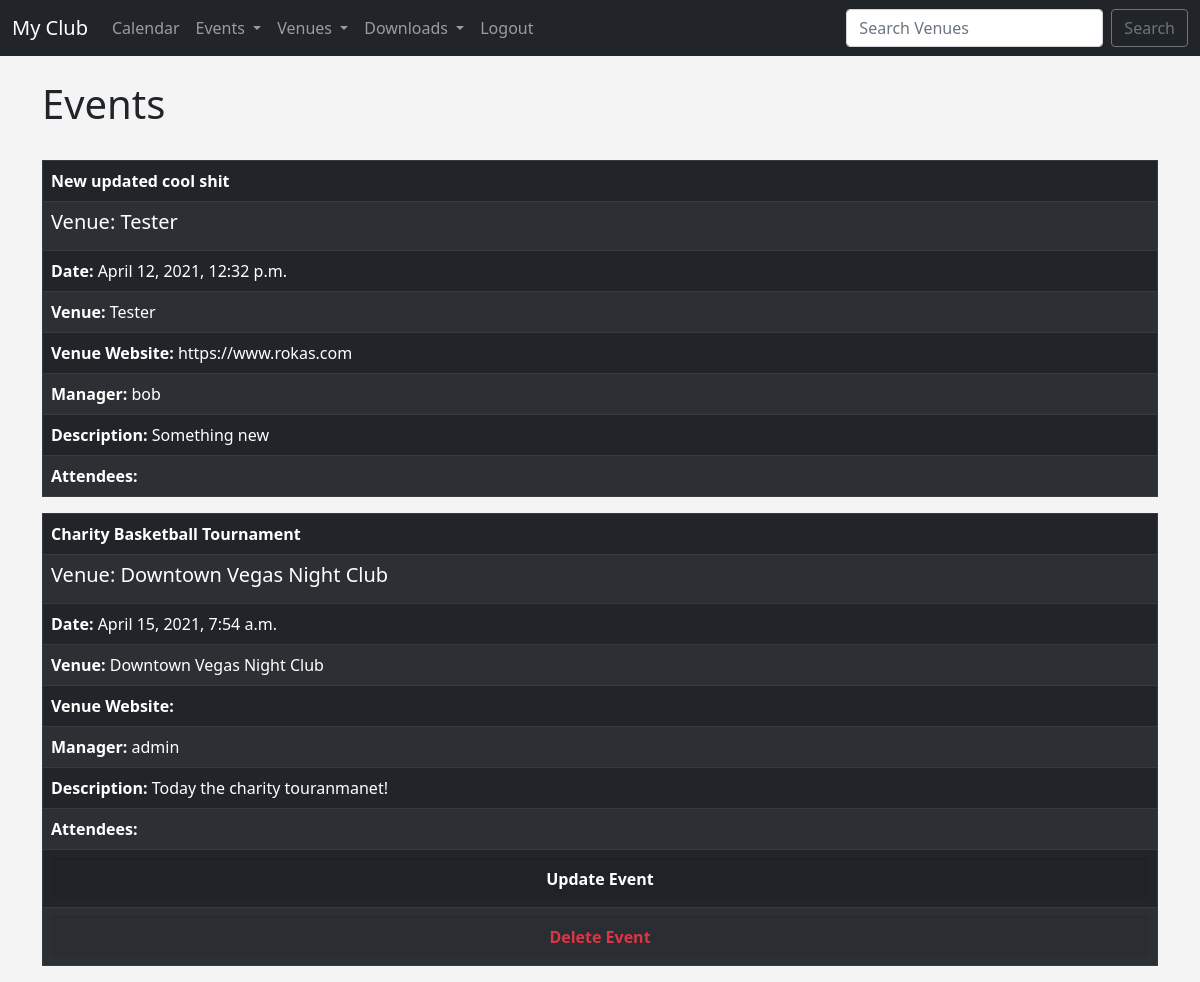
/events/ (signed in), run on the app's committed database.
### events/models.py (models this page shows)
class Event(models.Model):
    name = models.CharField('Event Name', max_length=120)
    event_date = models.DateTimeField('Event Date')
    venue = models.ForeignKey(Venue, blank=True, null=True, on_delete=models.CASCADE)
    manager = models.ForeignKey(User, blank=True, null=True, on_delete=models.SET_NULL)
    description = models.TextField(blank=True)
    attendees = models.ManyToManyField(MyClubUser, blank=True)
    def __str__(self):
        return self.name

class Venue(models.Model):
    name = models.CharField('Venue name', max_length=120)
    address = models.CharField(max_length=300)
    zip_code = models.CharField("Zip Code", max_length=15)
    phone = models.CharField('Contact Phone', max_length=25, blank=True)
    web = models.URLField('Website Address', blank=True)
    email_address = models.EmailField('Email Address', blank=True)
    owner = models.IntegerField('Venue Owner', blank=False, default=1)
    def __str__(self):
        return self.name

### events/views.py (the view)
# urls.py: path('events/', views.all_events, name="list-events"),
def all_events(request):
    event_list = Event.objects.all().order_by('?')
    return render(request, 'events/event_list.html', {
        'event_list': event_list,
    })

### events/templates/events/event_list.html (shortened to what this page needs)
{% extends 'events/base.html' %}
{% block content %}
    <h1>Events</h1><br>
    {% for event in event_list %}
 <table class="table table-striped table-bordered table-dark table-hover">
    <thead>
        <tr>
            <td style="font-weight: bold; color: #fff">{{event}} </td>
        </tr>
    </thead>
     <tbody>
     <tr>
         <td><h5 class="card-title">Venue: {{ event.venue }}</h5></td>
     </tr>
                <tr><td><strong>Date: </strong> {{ event.event_date }}<br></td></tr>
                <tr><td><strong>Venue: </strong> {{ event.venue }} <br></td></tr>
                <tr><td><strong>Venue Website: </strong> {{ event.venue.web }}<br></td></tr>
                <tr><td><strong>Manager: </strong> {{ event.manager }}<br></td></tr>
                <tr><td><strong>Description: </strong> {{ event.description }}<br></td></tr>
            <tr><td>
                <strong>Attendees: </strong><br>
            </td></tr>
   {% if user.is_authenticated %}
     {% if user == event.manager %}
<tr>
    <td><a href="{% url 'update-event' event.id %}" style="text-decoration: none;"><div class="card-footer " style="text-align: center; color: white; font-weight: bold; z-index: 10;">Update Event</div></a></td>
</tr>
     <tr>
         <td><a href="{% url 'delete-event' event.id %}" style="text-decoration: none;"><div class="card-footer text-danger" style="text-align: center; color: white; font-weight: bold; z-index: 10;">Delete Event</div></a></td>
     </tr>
     {% endif %}
         {% endif %}
     </tbody>
 </table>
    {% endfor %}
{% endblock %}

### events/templates/events/base.html (style rules this page uses)
body { background-color: #f4f4f4; }

### data on the page
Event: name "New updated cool shit", venue "Tester", event_date "April 12, 2021, 12:32 p.m.", venue.web "https://www.rokas.com", manager "bob", description "Something new"
Event: name "Charity Basketball Tournament", venue "Downtown Vegas Night Club", event_date "April 15, 2021, 7:54 a.m.", manager "admin", description "Today the charity touranmanet!", shows "Update Event"
